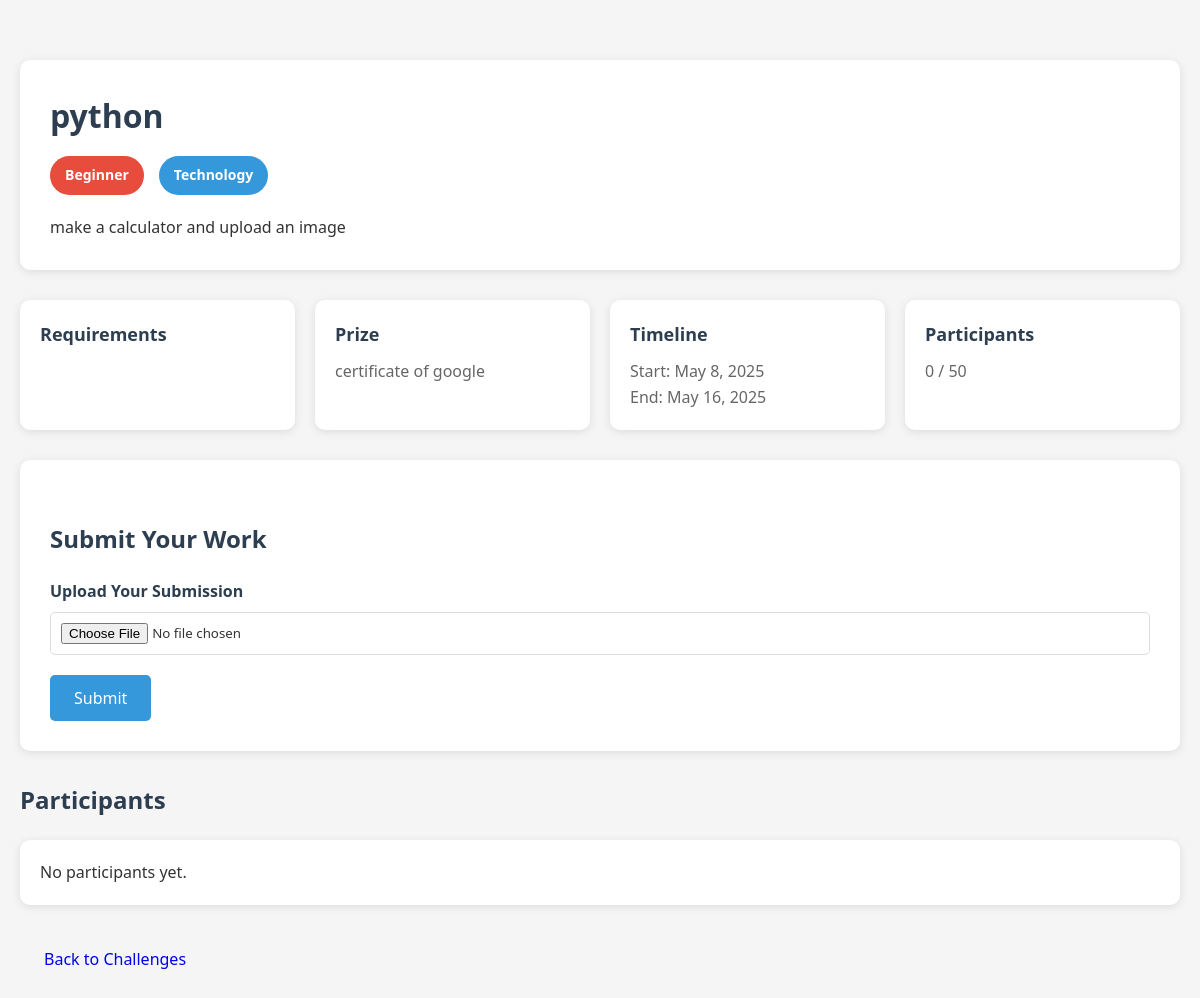
The app's page /challenges/4/ (signed in) with its own data.
### challenges/models.py (models this page shows, shortened)
class SkillChallenge(models.Model):
    DIFFICULTY_CHOICES = [
        ('beginner', 'Beginner'),
        ('intermediate', 'Intermediate'),
        ('advanced', 'Advanced')
    ]
    CATEGORY_CHOICES = [
        ('tech', 'Technology'),
        ('design', 'Design'),
        ('marketing', 'Marketing'),
        ('business', 'Business Strategy'),
        ('writing', 'Content Writing'),
        ('data', 'Data Analysis')
    ]
    creator = models.ForeignKey(User, on_delete=models.CASCADE)
    title = models.CharField(max_length=200)
    description = models.TextField()
    difficulty = models.CharField(max_length=20, choices=DIFFICULTY_CHOICES)
    category = models.CharField(max_length=20, choices=CATEGORY_CHOICES)
    start_date = models.DateTimeField()
    end_date = models.DateTimeField()
    max_participants = models.IntegerField(default=50)
    prize_description = models.TextField(blank=True)
    created_at = models.DateTimeField(auto_now_add=True)
    image = models.ImageField(upload_to='challenge_images/', null=True, blank=True)
    def get_participants_count(self):
        return self.challengeparticipation_set.count()

### challenges/views.py (the view)
# urls.py: path('<int:pk>/', views.challenge_detail, name='challenge_detail'),
@login_required
def challenge_detail(request, pk):
    challenge = get_object_or_404(SkillChallenge, pk=pk)
    user_participation = ChallengeParticipation.objects.filter(
        user=request.user,
        challenge=challenge
    ).first()
    if request.method == 'POST' and not user_participation:
        form = SubmissionForm(request.POST, request.FILES)
        if form.is_valid():
            participation = form.save(commit=False)
            participation.user = request.user
            participation.challenge = challenge
            participation.save()
            messages.success(request, 'Submission uploaded successfully!')
            return redirect('challenge_detail', pk=pk)
    else:
        form = SubmissionForm()
    participants = ChallengeParticipation.objects.filter(challenge=challenge)
    context = {
        'challenge': challenge,
        'user_participation': user_participation,
        'form': form,
        'participants': participants,
    }
    return render(request, 'challenges/challenge_detail.html', context)

### challenges/forms.py
class SubmissionForm(forms.ModelForm):
    class Meta:
        model = ChallengeParticipation
        fields = ['submission']

### challenges/templates/challenges/challenge_detail.html (shortened to what this page needs)
<!DOCTYPE html>
<html lang="en">
<head>
</head>
<body>
    <div class="container">
        <div class="challenge-header">
            <div class="challenge-content">
                <h1 class="challenge-title">{{ challenge.title }}</h1>
                <div class="challenge-meta">
                    <span class="badge badge-difficulty">{{ challenge.get_difficulty_display }}</span>
                    <span class="badge badge-category">{{ challenge.get_category_display }}</span>
                </div>
                <p>{{ challenge.description }}</p>
            </div>
        </div>
        <div class="challenge-info">
            <div class="info-card">
                <h3>Requirements</h3>
            </div>
            <div class="info-card">
                <h3>Prize</h3>
                <p>{{ challenge.prize_description }}</p>
            </div>
            <div class="info-card">
                <h3>Timeline</h3>
                <p>Start: {{ challenge.start_date|date:"F j, Y" }}</p>
                <p>End: {{ challenge.end_date|date:"F j, Y" }}</p>
            </div>
            <div class="info-card">
                <h3>Participants</h3>
                <p>{{ challenge.get_participants_count }} / {{ challenge.max_participants }}</p>
            </div>
        </div>
        {% if not user_participation %}
            <div class="submission-form">
                <h2 class="section-title">Submit Your Work</h2>
                <form method="post" enctype="multipart/form-data">
                    <div class="form-group">
                        <label for="{{ form.submission.id_for_label }}">Upload Your Submission</label>
                        {{ form.submission }}
                    </div>
                    <button type="submit" class="btn btn-primary">Submit</button>
                </form>
            </div>
        {% endif %}
        <h2 class="section-title">Participants</h2>
        <div class="participants-list">
            {% for participant in participants %}
                <div class="participant-item">
                    <img src="{{ participant.user.profile.image.url }}" alt="{{ participant.user.username }}" class="participant-avatar">
                    <span class="participant-name">{{ participant.user.username }}</span>
                    <span class="participant-status status-{{ participant.status }}">
                        {{ participant.get_status_display }}
                    </span>
                </div>
            {% empty %}
                <p>No participants yet.</p>
            {% endfor %}
        </div>
        <div class="action-buttons">
            <a href="{% url 'challenge_list' %}" class="btn btn-secondary">Back to Challenges</a>
        </div>
    </div>
</body>
</html>

### challenges/templates/challenges/challenge_detail.html (style rules this page uses)
* { margin: 0; padding: 0; box-sizing: border-box; font-family: 'Segoe UI', Tahoma, Geneva, Verdana, sans-serif; }
body { background-color: #f5f5f5; color: #333; line-height: 1.6; }
.container { max-width: 1200px; margin: 40px auto; padding: 20px; }
.challenge-header { background: white; border-radius: 10px; box-shadow: 0 2px 10px rgba(0, 0, 0, 0.1); overflow: hidden; margin-bottom: 30px; }
.challenge-content { padding: 30px; }
.challenge-title { font-size: 32px; color: #2c3e50; margin-bottom: 15px; }
.challenge-meta { display: flex; gap: 15px; margin-bottom: 20px; }
.badge { padding: 8px 15px; border-radius: 20px; font-size: 14px; font-weight: 600; }
.badge-difficulty { background-color: #e74c3c; color: white; }
.badge-category { background-color: #3498db; color: white; }
.challenge-info { display: grid; grid-template-columns: repeat(auto-fit, minmax(250px, 1fr)); gap: 20px; margin-bottom: 30px; }
.info-card { background: white; padding: 20px; border-radius: 10px; box-shadow: 0 2px 10px rgba(0, 0, 0, 0.1); }
.info-card h3 { color: #2c3e50; margin-bottom: 10px; font-size: 18px; }
.info-card p { color: #666; }
.section-title { font-size: 24px; color: #2c3e50; margin: 30px 0 20px; }
.participants-list { background: white; border-radius: 10px; box-shadow: 0 2px 10px rgba(0, 0, 0, 0.1); padding: 20px; }
.action-buttons { display: flex; gap: 15px; margin-top: 30px; }
.btn { padding: 12px 24px; border: none; border-radius: 5px; font-size: 16px; cursor: pointer; transition: background-color 0.3s; text-decoration: none; }
.btn-primary { background-color: #3498db; color: white; }
.submission-form { background: white; padding: 30px; border-radius: 10px; box-shadow: 0 2px 10px rgba(0, 0, 0, 0.1); margin-top: 30px; }
.form-group { margin-bottom: 20px; }
.form-group label { display: block; margin-bottom: 8px; font-weight: 600; color: #2c3e50; }
.form-group input[type="file"] { width: 100%; padding: 10px; border: 1px solid #ddd; border-radius: 5px; }

### records on screen
SkillChallenge: title "python", difficulty "Beginner", category "Technology", description "make a calculator and upload an image", prize_description "certificate of google", start_date "May 8, 2025", end_date "May 16, 2025", get_participants_count "0", max_participants "50"
